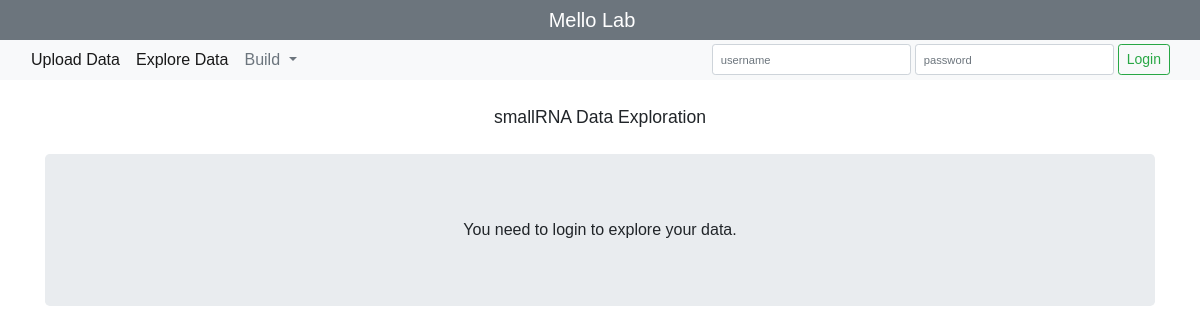
The page / on the database its author committed.
### manager/models.py (models this page shows)
class MainConfiguration(models.Model):
    team_name = models.CharField(max_length=64)
    intro_message = models.CharField(max_length=256)
    cpu_ratio = models.DecimalField(max_digits=3, decimal_places=2)
    ram_ratio = models.DecimalField(max_digits=3, decimal_places=2)
    key_value = models.TextField()
    created_on = models.DateTimeField(auto_now=True)

### manager/views.py (the view)
# urls.py: url(r'^$', manager_views.homepage, name='homepage'),
def homepage(request):
    render_dict = getConfigDict(request)
    render_dict['step_form'] = StepForm(initial={'access_list': 'public', 'status':'tested', 'special':'regular', 'no_of_outputs':'one'})
    render_dict['reference_form'] = ReferenceForm()
    return render(request, 'homepage.html', render_dict)

### manager/forms.py
class StepForm(ModelForm):
    raw_script = forms.CharField(widget=forms.HiddenInput(), required=False)
    class Meta:
        model = Step
        fields = ['raw_script', 'short_name', 'description', 'output_major_data_category', 'input_output_relationship', 'access_list', 'no_of_outputs', 'sample_schema', 'status', 'special', 'created_for']
    def __init__(self, *args, **kwargs):
        advanced = ['no_of_outputs', 'sample_schema', 'status', 'special', 'created_for']
        super().__init__(*args, **kwargs)
        for field in iter(self.fields):
            curr_class = 'form-control'
            if field in advanced:
                curr_class += ' advanced_mode'
            self.fields[field].widget.attrs.update({
                'class': curr_class,
                'id':field,
                'rows':'1',
                'autocomplete':'none'
            })

class ReferenceForm(ModelForm):
    ref_raw_script = forms.CharField(widget=forms.HiddenInput(), required=False)
    class Meta:
        model = Reference
        fields = ['ref_raw_script', 'short_name', 'description', 'reference_type', 'placeholder']
    def __init__(self, *args, **kwargs):
        super().__init__(*args, **kwargs)
        for field in iter(self.fields):
            curr_class = 'form-control'
            self.fields[field].widget.attrs.update({
                'class': curr_class,
                'id':field,
                'rows':'1',
                'autocomplete':'none'
            })

### manager/views.py (called while the page is built)
def getConfigDict(request):
    render_dict = {'user':request.user, 'no_of_samples':0}
    render_dict['data_categories'] = list(MajorDataCategory.objects.values_list('category', flat=True))
    render_dict['upload_steps'] = serializers.serialize('json', Step.objects.filter(special='upload'))
    render_dict['steps'] = serializers.serialize('json', Step.objects.all())
    render_dict['data_points'] = serializers.serialize('json', DataPoint.objects.filter(created_by=request.user.username))
    last = MainConfiguration.objects.last()
    if last:
        system_config = model_to_dict(last)
        for key in ['team_name', 'intro_message']:
            render_dict[key] = system_config[key]
    return render_dict

### manager/templates/homepage.html (shortened to what this page needs)
{% extends 'templates/master.html' %}
{% load static %}
	{% block afterbody %}
<body>
	{% endblock %}

### static/templates/master.html (shortened to what this page needs)
{% load static %}
<!doctype html>
<html lang="en">
  <head>
    <link rel="stylesheet" href="https://maxcdn.bootstrapcdn.com/bootstrap/4.0.0/css/bootstrap.min.css">
    <link rel="stylesheet" href="{% static 'css/custom.css' %}">
    <link rel="stylesheet" href="{% static 'css/bootstrap2-toggle.min.css' %}">
  </head>
  <body style="font-family:sans-serif">
    <div class="fluid-container">
      <nav class="navbar navbar-expand-sm navbar-dark bg-secondary justify-content-center p-0 m-0">
        <a class="navbar-brand text-center" href="/"> {{ team_name }} </a>
      </nav>
      <nav class="navbar navbar-expand-sm navbar-light bg-light p-0 mb-4">
        <div class="collapse navbar-collapse justify-content-center" id="navbarSupportedContent">
          <div class="container pl-2">
            <div class="row">
              {% if user.username == "admin" %}
              {% else %}
              <ul class="navbar-nav mr-auto mt-1 mt-lg-0 pt-0">
                <li class="nav-item  active">
                  <a class="nav-link" href="#fileUploadModal" id="navbarDropdown" data-toggle="modal" role="button" aria-haspopup="true" aria-expanded="false">
                    Upload Data
                  </a>
                </li>
                <li class="nav-item  active">
                  <a class="nav-link" href="/" id="navbarDropdown" role="button" aria-haspopup="true" aria-expanded="false">
                    Explore Data
                  </a>
                </li>
                <li class="nav-item dropdown active">
                  <a class="nav-link dropdown-toggle text-secondary" href="#" id="navbarDropdown" role="button" data-toggle="dropdown" aria-haspopup="true" aria-expanded="false">
                    Build
                  </a>
                </li>
              </ul>
              {% endif %}
              <div class="nav-item">
                {% if user.is_authenticated %}
                  <a href="#">
                    {{user.username}} {{ user_rank }}
                  </a>
                  <a href="#">
                    <span class="badge badge-warning align-top" style="font-size:.5em">{{user_notification}}</span>
                  </a>
                  <a href="{% url 'logout' %}">
                    <i class="fas fa-sign-out-alt"></i>
                  </a>
                {% else %}
                <form class="form-inline my-sm-1" id="login-form" method="post" action="{% url 'login' %}">
                  <input class="form-control form-control-sm mr-sm-1" type="username" placeholder="username" aria-label="username" name="username">
                  <input class="form-control form-control-sm mr-sm-1" type="password" placeholder="password" aria-label="password" name="password">
                  <button class="btn btn-sm btn-outline-success my-2 my-sm-0" type="submit">Login</button>
                </form>
                {% endif %}
              </div>
            </div>
          </div>
        </div>
      </nav>
    </div>
    <div class="text-center">
      <small style="font-size:1.1em">{{ intro_message }}</small>
    <div class="container text-center">
      {% if user.is_authenticated %}
        {% include "templates/_file_upload_modal.html" %}
        {% include "templates/_create_step_modal.html" %}
        {% include "templates/_create_reference_modal.html" %}
        {% include "templates/_protocol.html" %}
        {% block body %}{% endblock %}
      {% else %}
        <br>
          <div class="jumbotron">
            You need to login to explore your data.
          </div>
      {% endif %}
    </div>
  </body>
  {% block afterbody %}{% endblock %}
</html>

### rows shown on the page
MainConfiguration: team_name "Mello Lab", intro_message "smallRNA Data Exploration"
